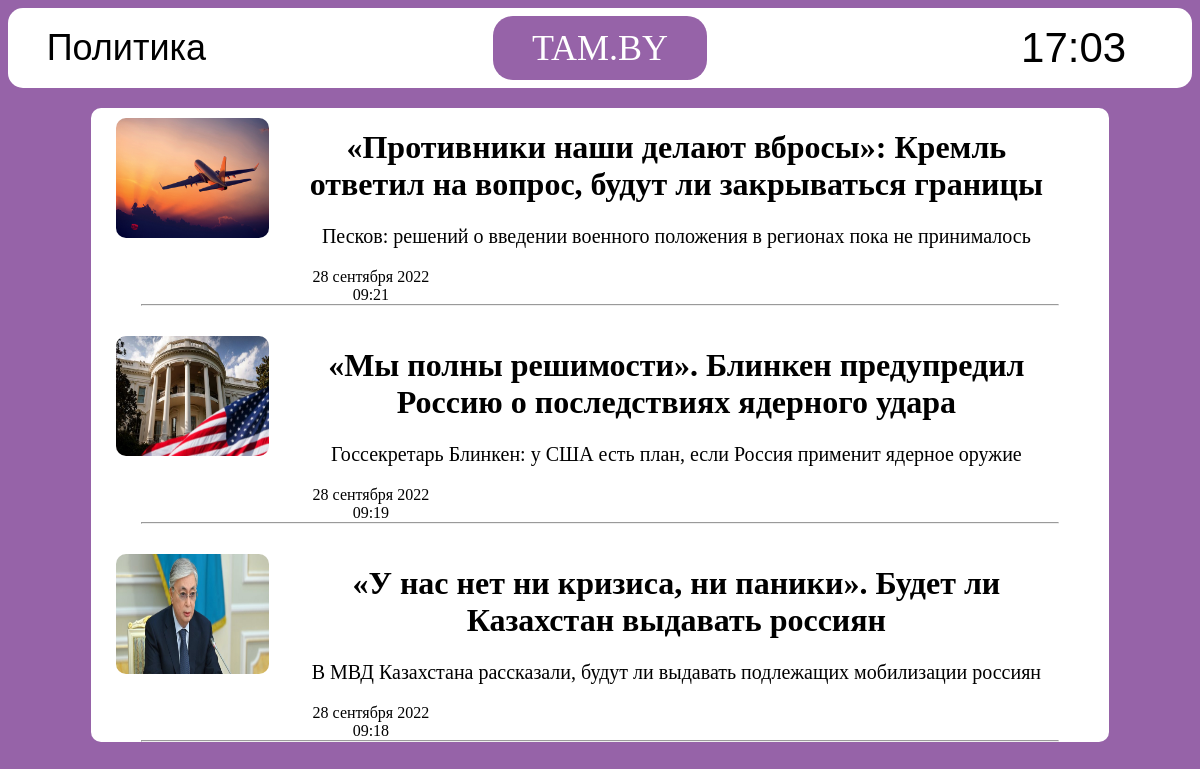
Screenshot of /politics/ with the database file from the repository.
### books/models.py (models this page shows, shortened)
class News(models.Model):
    title = models.CharField(max_length=150)
    most_important = models.TextField(max_length=255)
    content = models.TextField(blank=False)
    time_create = models.DateTimeField(auto_now_add=True)
    time_update = models.DateTimeField(auto_now=True)
    is_published = models.BooleanField(default=True)
    photo = models.ImageField(upload_to='photos/%Y/%m/%d')
    cat = models.ForeignKey('Category', on_delete=models.PROTECT, null=True)
    slug = models.SlugField(null=True, unique=True, max_length=70)
    def get_absolute_url(self):
        return '/news/' + str(self.slug)
    class Meta:
        ordering = ['-time_create', 'title']

### books/views.py (the view)
# urls.py: path('politics/', views.politics),
def politics(requests):
    Newss = News.objects.all()
    time = datetime.now()
    return render(requests, 'books/politics.html', {'news': Newss, 'time_now': time})

### books/Templates/books/politics.html (shortened to what this page needs)
{% extends "news.html" %}
{% block content_name %}Политика{% endblock %}
{% block type_news %}
<div class="allnews">
    {% for p in news %}
    {% if p.cat_id == 5 %}
    <a href="{{p.get_absolute_url}}">
        <div class="allnewss">
            <div style="width:20%; float:left; height:80%; margin-top:10px;">
                <img src="{{p.photo.url}}" class="d-block w-100" style="border-radius: 10px; height:100%; width:75%;">
            </div>
            <div style="width:75%; float:left;">
                <h1>{{p.title}}</h1>
                <p style="font-size:20px;">{{p.most_important}}</p>
                <div class="timenews">
                    {{p.time_create|date:"d E Y H:i"}}
                </div>
            </div>
        </div>
    </a>
    <hr>
    {% endif %}
    {% endfor %}
</div>
{% endblock %}

### books/static/books/css/news.css (style rules this page uses)
.allnews { width:86%; height: 100%; margin-left: auto; margin-right: auto; background-color: white; text-align: center; border-radius: 10px; }
.allnewss { width:100%; border-radius: 10px; margin-top:20px; position:relative; height:150px; }
.timenews { width:20%; float:left; }
hr { width:90%; margin:auto; }
a { text-decoration: none; color:black; }

### rows the page displays
News: photo (picture), title "«Противники наши делают вбросы»: Кремль ответил на вопрос, будут ли закрываться границы", most_important "Песков: решений о введении военного положения в регионах пока не принималось", time_create "28 сентября 2022 09:21"
News: photo (picture), title "«Мы полны решимости». Блинкен предупредил Россию о последствиях ядерного удара", most_important "Госсекретарь Блинкен: у США есть план, если Россия применит ядерное оружие", time_create "28 сентября 2022 09:19"
News: photo (picture), title "«У нас нет ни кризиса, ни паники». Будет ли Казахстан выдавать россиян", most_important "В МВД Казахстана рассказали, будут ли выдавать подлежащих мобилизации россиян", time_create "28 сентября 2022 09:18"
